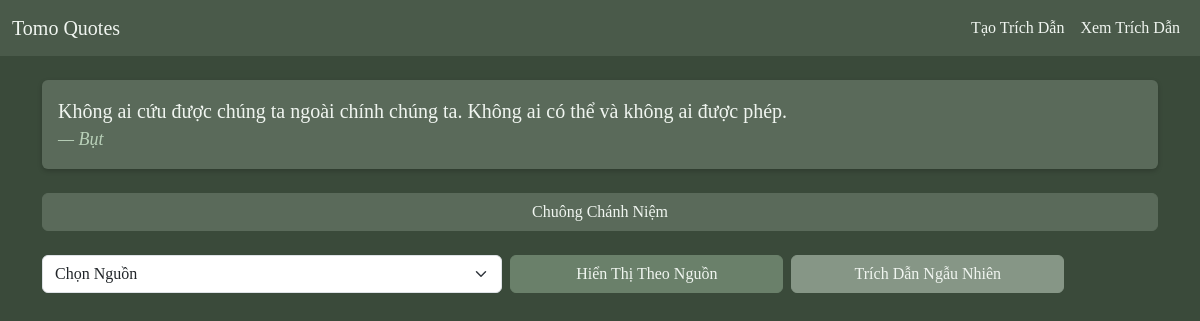
The page / on the database its author committed.
### tables this page shows
CREATE TABLE quotes 
                 (id INTEGER PRIMARY KEY AUTOINCREMENT,
                  content TEXT NOT NULL,
                  category TEXT NOT NULL);

### app.py (the view, shortened to what this page needs)
@app.route('/', methods=['GET', 'POST'])
def quotes():
    conn = sqlite3.connect('quotes.db')
    conn.execute('PRAGMA encoding = "UTF-8"')
    c = conn.cursor()
    c.execute("SELECT DISTINCT category FROM quotes")
    categories = [row[0] for row in c.fetchall()]
    quote = None
    selected_category = None
    c.execute("SELECT * FROM quotes")
    all_quotes = c.fetchall()
    if not quote and all_quotes:
        quote = random.choice(all_quotes)
    conn.close()
    return render_template('quotes.html', quote=quote, categories=categories, selected_category=selected_category)

### app.py (called while the page is built)
def nl2br(value):
    return Markup(value.replace('\n', '<br>'))

### templates/quotes.html (shortened to what this page needs)
{% extends "base.html" %}
{% block content %}
    {% if quote %}
    <div class="card mb-4">
        <div class="card-body">
            <blockquote class="blockquote mb-0">
                <p>{{ quote[1] | nl2br | safe }}</p>
                <footer class="blockquote-footer">{{ quote[2] }}</footer>
            </blockquote>
        </div>
    </div>
    {% else %}
    <div class="alert alert-info mb-4" role="alert">
        Chưa có trích dẫn nào. Vui lòng thêm trích dẫn trước!
    </div>
    {% endif %}
    <div class="mb-4">
        <button id="bellButton" class="btn btn-secondary w-100 w-md-auto">Chuông Chánh Niệm</button>
    </div>
    <form method="POST" class="mb-4">
        <div class="row g-2 align-items-center">
            <div class="col-12 col-md-5">
                <select name="category" class="form-select">
                    <option value="">Chọn Nguồn</option>
                </select>
            </div>
            <div class="col-6 col-md-3">
                <button type="submit" class="btn btn-primary w-100">Hiển Thị Theo Nguồn</button>
            </div>
            <div class="col-6 col-md-3">
                <button type="submit" class="btn btn-success w-100" formnovalidate>Trích Dẫn Ngẫu Nhiên</button>
            </div>
        </div>
    </form>
{% endblock %}

### static/style.css (style rules this page uses)
body { background-color: #3A4A3A; min-height: 100vh; color: #F0F5F0; font-family: 'Times New Roman', serif; }
.card { background-color: #5A6A5A; border: none; box-shadow: 0 2px 5px rgba(0,0,0,0.2); position: relative; }
blockquote { font-size: 1.1em; color: #F0F5F0; }
.blockquote-footer { color: #B8D0B8; font-style: italic; font-size: 0.9em; }
#bellButton { position: relative; z-index: 1; }
.btn-primary { background-color: #6A806A; border-color: #6A806A; color: #F0F5F0; }
.btn-success { background-color: #869686; border-color: #869686; color: #F0F5F0; }
.btn-secondary { background-color: #5A6A5A; border-color: #5A6A5A; color: #F0F5F0; }
input, textarea, select, button, .modal-content { font-family: 'Times New Roman', serif; }

### rows shown on the page
quotes: content "Không ai cứu được chúng ta ngoài chính chúng ta. Không ai có thể và không ai được phép.", category "Bụt"
